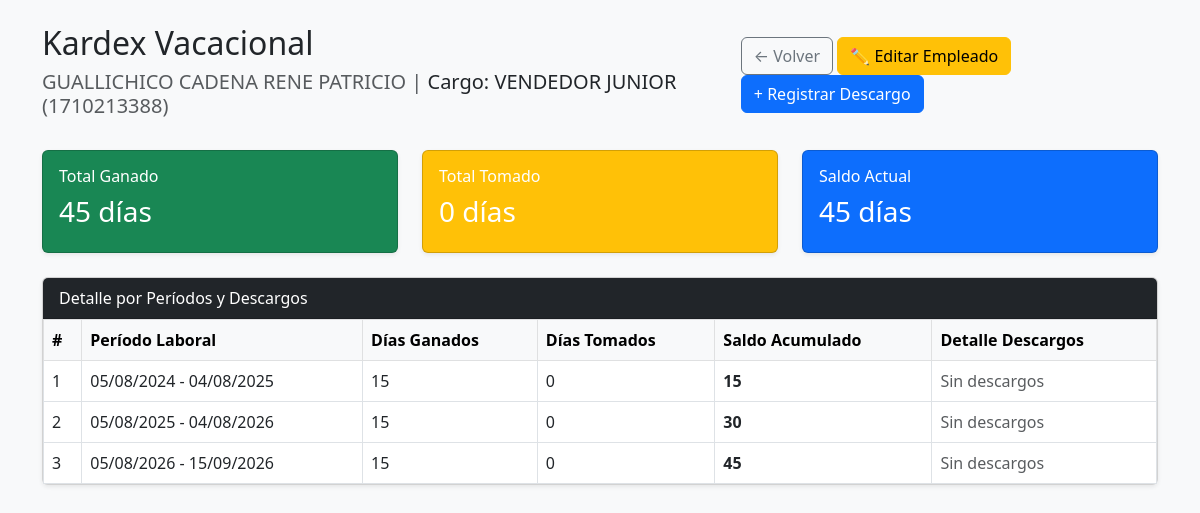
The page /empleado/2 (signed in) on the database its author committed.
### tables this page shows
CREATE TABLE empleados (
        id INTEGER PRIMARY KEY AUTOINCREMENT,
        empresa_id INTEGER NOT NULL,
        nombre TEXT NOT NULL,
        cedula TEXT,
        fecha_ingreso TEXT NOT NULL,
        fecha_salida TEXT,
        observaciones TEXT, cargo TEXT,
        FOREIGN KEY (empresa_id) REFERENCES empresas(id)
    );

### app.py (the view)
@app.route("/empleado/<empleado_id>")
def empleado(empleado_id):
    user = current_user()
    if not user:
        return redirect(url_for("login"))
    employee_document = get_db().collection("empleados").document(str(empleado_id)).get()
    emp = as_row(employee_document) if employee_document.exists else None
    if not user_can_view_employee(user, emp):
        return "Empleado no encontrado o sin permisos", 403
    emp, kardex = build_kardex(empleado_id)
    if not emp:
        return "Empleado no encontrado o sin permisos", 404
    total_ganado = sum(r["dias_ganados"] for r in kardex)
    total_tomado = sum(r["dias_tomados"] for r in kardex)
    saldo = total_ganado - total_tomado
    return render_template(
        "kardex.html",
        empleado=emp,
        kardex=kardex,
        total_ganado=total_ganado,
        total_tomado=total_tomado,
        saldo=saldo,
        user=user
    )

### app.py (called while the page is built, shortened)
def get_db():
    if not hasattr(get_db, "local_db"):
        get_db.local_db = LocalDatabase(LOCAL_DB)
    return get_db.local_db

def as_row(document):
    data = document.to_dict()
    data["id"] = document.id
    return data

def collection_rows(db, collection_name, order_field=None):
    query = db.collection(collection_name)
    if order_field:
        try:
            query = query.order_by(order_field)
        except Exception:
            pass
    return [as_row(document) for document in query.stream()]

def current_user():
    if "user_id" not in session:
        return None
    document = get_db().collection("usuarios").document(str(session["user_id"])).get()
    return as_row(document) if document.exists else None

def user_has_access_to_empresa(empresa_id):
    user = current_user()
    if not user:
        return False
    if user["rol"] == "SUPERADMIN":
        return True
    return str(user["empresa_id"]) == str(empresa_id)

def user_can_view_employee(user, empleado):
    if not user or not empleado:
        return False
    if user["rol"] == "EMPLEADO":
        return str(user.get("empleado_id")) == str(empleado["id"])
    return user_has_access_to_empresa(empleado["empresa_id"])

def annual_days(years):
    if years < 5:
        return 15

    def to_dict(self):
        return dict(self._data) if self._data is not None else None

    def order_by(self, field):
        return LocalQuery(self.db, self.collection_name, self.filters, field, self.limit_value)

    def stream(self):
        cursor = self.db.execute(f"SELECT * FROM {self.collection_name}")
        rows = cursor.fetchall()
        columns = [column[0] for column in cursor.description]
        data = [dict(zip(columns, row)) for row in rows]
        for field, value in self.filters:
            data = [item for item in data if item.get(field) == value]
        if self.order_field:
            data.sort(key=lambda item: (item.get(self.order_field) is None, item.get(self.order_field)))
        if self.limit_value is not None:
            data = data[:self.limit_value]
        return [LocalDocument(item.pop("id"), item) for item in data]

    def document(self, document_id):
        return LocalDocumentReference(self.db, self.collection_name, document_id)

    def collection(self, collection_name):
        return LocalCollection(self.connection, collection_name)

### templates/kardex.html (shortened to what this page needs)
<!DOCTYPE html>
<html lang="es">
<head>
    <link rel="stylesheet" href="https://cdn.jsdelivr.net/npm/bootstrap@5.3.0/dist/css/bootstrap.min.css">
</head>
<body class="bg-light py-4">
    <div class="container">
        <div class="d-flex justify-content-between align-items-center mb-4">
            <div>
                <h2>Kardex Vacacional</h2>
                <h5 class="text-muted">{{ empleado.nombre }} | <span class="text-dark">Cargo: {{ empleado.cargo or 'N/D' }}</span> {% if empleado.cedula %}({{ empleado.cedula }}){% endif %}</h5>
            </div>
            <div>
                <a href="{{ url_for('index') }}" class="btn btn-outline-secondary">← Volver</a>
                {% if user.rol != 'CONSULTA' %}
                <a href="{{ url_for('editar_empleado', empleado_id=empleado.id) }}" class="btn btn-warning">✏️ Editar Empleado</a>
                <a href="{{ url_for('nuevo_descargo', empleado_id=empleado.id) }}" class="btn btn-primary">+ Registrar Descargo</a>
                {% endif %}
            </div>
        </div>
        <div class="row mb-4">
            <div class="col-md-4">
                <div class="card text-white bg-success shadow-sm">
                    <div class="card-body">
                        <h6>Total Ganado</h6>
                        <h3>{{ total_ganado }} días</h3>
                    </div>
                </div>
            </div>
            <div class="col-md-4">
                <div class="card text-white bg-warning shadow-sm">
                    <div class="card-body">
                        <h6>Total Tomado</h6>
                        <h3>{{ total_tomado }} días</h3>
                    </div>
                </div>
            </div>
            <div class="col-md-4">
                <div class="card text-white bg-primary shadow-sm">
                    <div class="card-body">
                        <h6>Saldo Actual</h6>
                        <h3>{{ saldo }} días</h3>
                    </div>
                </div>
            </div>
        </div>
        <div class="card shadow-sm mb-4">
            <div class="card-header bg-dark text-white">Detalle por Períodos y Descargos</div>
            <div class="card-body p-0">
                <table class="table table-bordered mb-0">
                    <thead class="table-light">
                        <tr>
                            <th>#</th>
                            <th>Período Laboral</th>
                            <th>Días Ganados</th>
                            <th>Días Tomados</th>
                            <th>Saldo Acumulado</th>
                            <th>Detalle Descargos</th>
                        </tr>
                    </thead>
                    <tbody>
                        {% for row in kardex %}
                        <tr>
                            <td>{{ row.numero_periodo }}</td>
                            <td>{{ row.periodo }}</td>
                            <td>{{ row.dias_ganados }}</td>
                            <td>{{ row.dias_tomados }}</td>
                            <td><strong>{{ row.saldo }}</strong></td>
                            <td>
                                {% if row.descargos %}
                                    <ul class="mb-0 ps-3">
                                    {% for d in row.descargos %}
                                        <li class="mb-1">
                                            {{ d.fecha_inicio }} al {{ d.fecha_fin }} (<strong>{{ d.dias }}d</strong>) - {{ d.motivo }}
                                            <a href="{{ url_for('descargar_pdf', descargo_id=d.id) }}" target="_blank" class="badge bg-secondary text-decoration-none ms-1">🖨️ PDF</a>
                                            {% if user.rol != 'CONSULTA' %}
                                            <form action="{{ url_for('eliminar_descargo', descargo_id=d.id) }}" method="POST" class="d-inline" onsubmit="return confirm('¿Eliminar este descargo?');">
                                                <button type="submit" class="btn btn-link text-danger btn-sm p-0 ms-1">Eliminar</button>
                                            </form>
                                            {% endif %}
                                        </li>
                                    {% endfor %}
                                    </ul>
                                {% else %}
                                    <span class="text-muted">Sin descargos</span>
                                {% endif %}
                            </td>
                        </tr>
                        {% endfor %}
                    </tbody>
                </table>
            </div>
        </div>
    </div>
</body>
</html>

### rows shown on the page
empleados: nombre "GUALLICHICO CADENA RENE PATRICIO", cargo "VENDEDOR JUNIOR", cedula "1710213388"

### other values the page prints
{{ total_ganado }} "45"
{{ total_tomado }} "0"
{{ saldo }} "45"
{{ row.numero_periodo }} "1" "2" "3"
{{ row.periodo }} "05/08/2024 - 04/08/2025" "05/08/2025 - 04/08/2026" "05/08/2026 - 15/09/2026"
{{ row.dias_ganados }} "15" "15" "15"
{{ row.dias_tomados }} "0" "0" "0"
{{ row.saldo }} "15" "30" "45"
